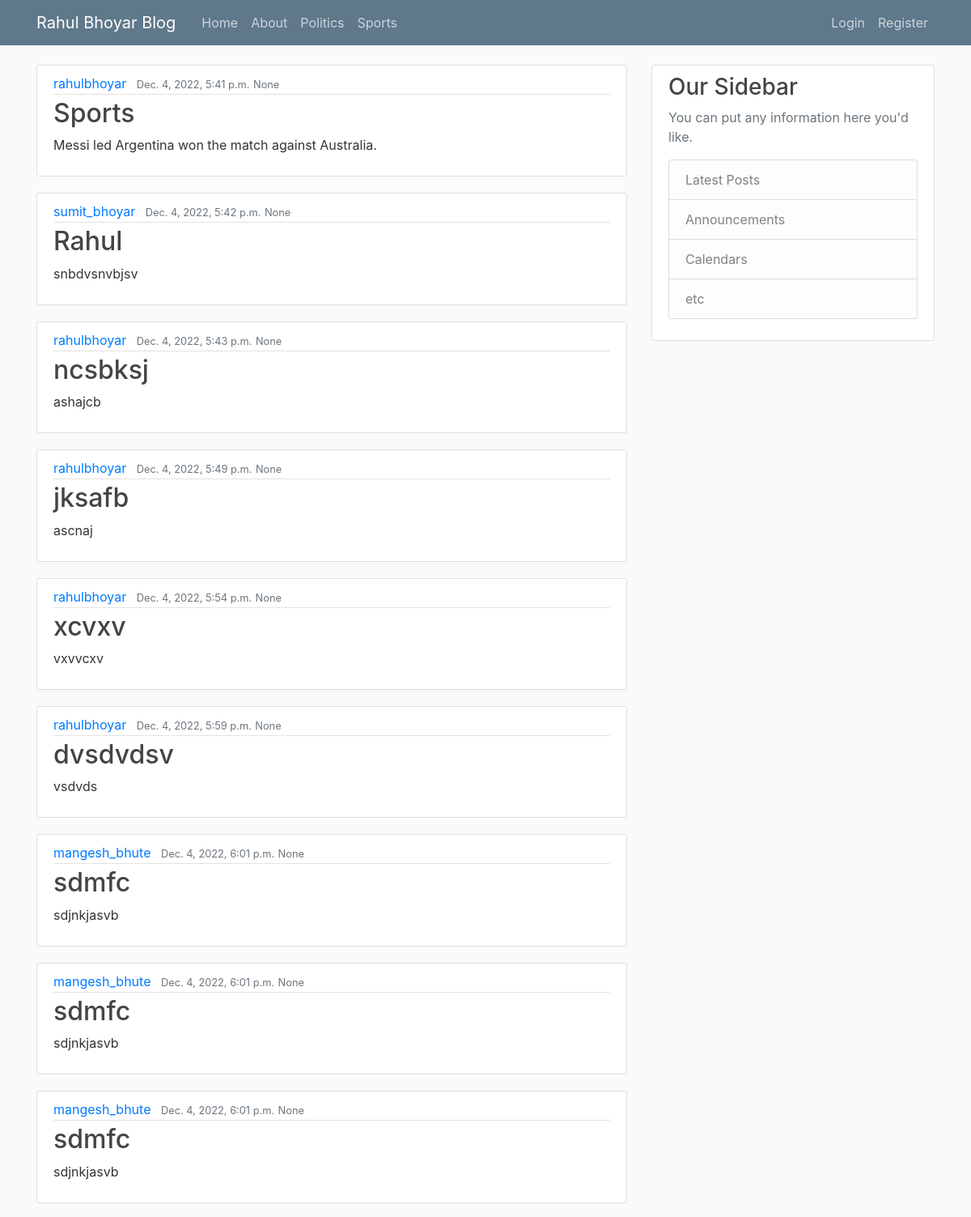
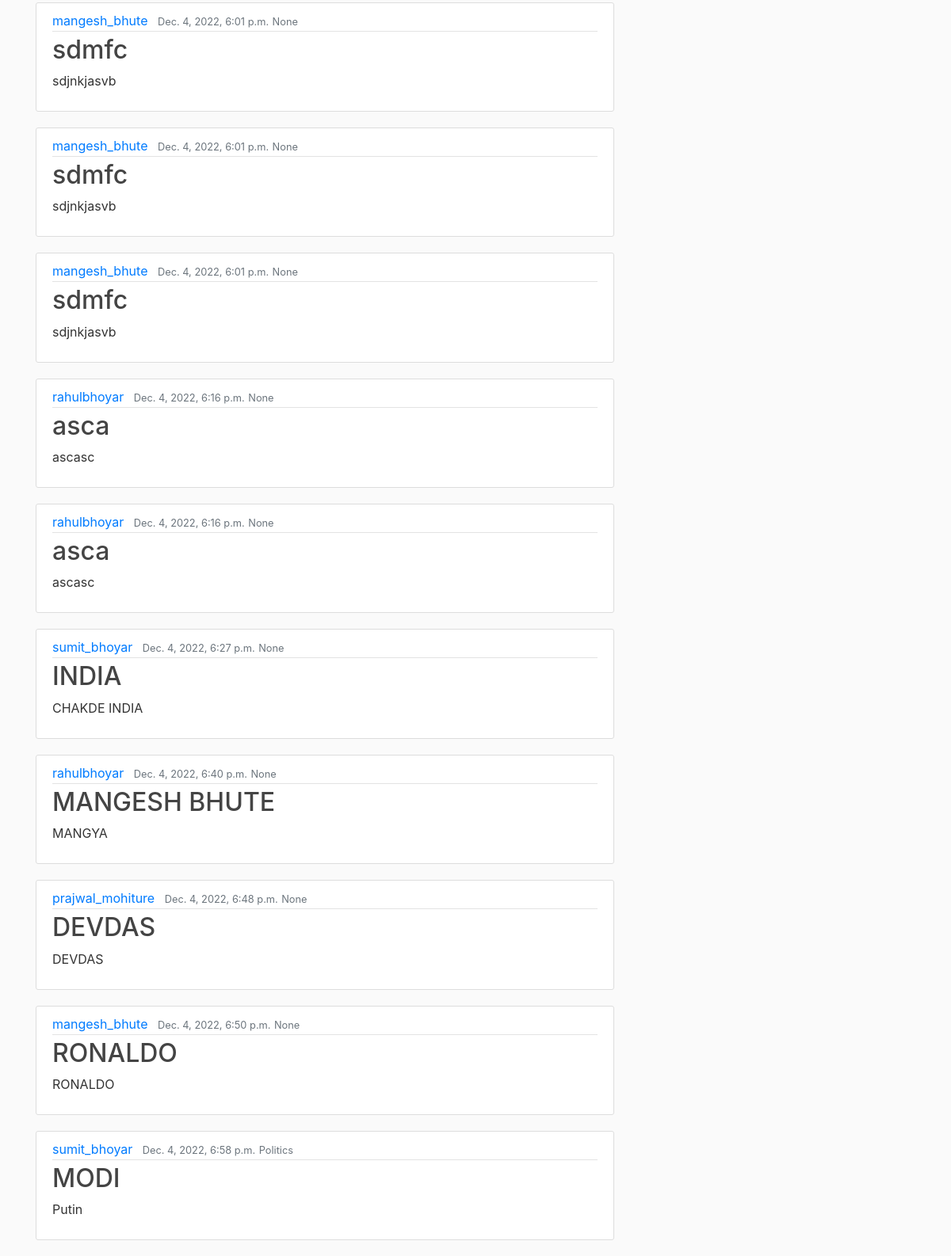
The page / on the database its author committed (2 pictures, top to bottom).
### blog_app/models.py (models this page shows, shortened)
class Content(models.Model):
    title = models.CharField(max_length=100)
    content = models.TextField()
    date_posted = models.DateTimeField(default=timezone.now)
    author = models.ForeignKey(User, on_delete=models.CASCADE)
    category = models.CharField(max_length=100,default='None')

### blog_app/views.py (the view)
# urls.py: path('', views.home, name='blog-home'),
def home(request):
    context = {
        'data' : Content.objects.all()
    }
    return render(request, 'blog_app/home.html',context)

### blog_app/templates/blog_app/home.html (shortened to what this page needs)
{% extends "blog_app/base.html" %}
{% block content %}
    {% for data_page in data %}
        <article class="media content-section">
          <div class="media-body">
            <div class="article-metadata">
              <a class="mr-2" href="#">{{ data_page.author }}</a>
              <small class="text-muted">{{ data_page.date_posted }}</small>
              <small class="text-muted">{{ data_page.category }}</small>
            </div>
            <h2><a class="article-title" href="#">{{ data_page.title }}</a></h2>
            <p class="article-content">{{ data_page.content }}</p>
          </div>
          </article>
    {% endfor %}
{% endblock content %}

### blog_app/templates/blog_app/base.html (shortened to what this page needs)
{% load static %}
<!DOCTYPE html>
<html>
<head>
    <link rel="stylesheet" href="https://maxcdn.bootstrapcdn.com/bootstrap/4.0.0/css/bootstrap.min.css">
    <link rel="stylesheet" type="text/css" href="{% static 'blog/main.css' %}">
</head>
<body>
    <header class="site-header">
      <nav class="navbar navbar-expand-md navbar-dark bg-steel fixed-top">
        <div class="container">
          <a class="navbar-brand mr-4" href="{% url 'blog-home' %}">Rahul Bhoyar Blog</a>
          <div class="collapse navbar-collapse" id="navbarToggle">
            <div class="navbar-nav mr-auto">
              <a class="nav-item nav-link" href="{% url 'blog-home' %}">Home</a>
              <a class="nav-item nav-link" href="{% url 'blog-about' %}">About</a>
              <a class="nav-item nav-link" href="{% url 'blog-politics' %}">Politics</a>
              <a class="nav-item nav-link" href="#">Sports</a>
            </div>
            <div class="navbar-nav">
              <a class="nav-item nav-link" href="{% url 'blog-login' %}">Login</a>
              <a class="nav-item nav-link" href="{% url 'blog-register' %}">Register</a>
            </div>
          </div>
        </div>
      </nav>
    </header>
    <main role="main" class="container">
      <div class="row">
        <div class="col-md-8">
          {% block content %}{% endblock %}
        </div>
        <div class="col-md-4">
          <div class="content-section">
            <h3>Our Sidebar</h3>
            <p class='text-muted'>You can put any information here you'd like.
              <ul class="list-group">
                <li class="list-group-item list-group-item-light">Latest Posts</li>
                <li class="list-group-item list-group-item-light">Announcements</li>
                <li class="list-group-item list-group-item-light">Calendars</li>
                <li class="list-group-item list-group-item-light">etc</li>
              </ul>
            </p>
          </div>
        </div>
      </div>
    </main>
</body>
</html>

### blog_app/static/blog/main.css (style rules this page uses)
body { background: #fafafa; color: #333333; margin-top: 5rem; }
h1, h2, h3, h4, h5, h6 { color: #444444; }
ul { margin: 0; }
.bg-steel { background-color: #5f788a; }
.site-header .navbar-nav .nav-link { color: #cbd5db; }
.content-section { background: #ffffff; padding: 10px 20px; border: 1px solid #dddddd; border-radius: 3px; margin-bottom: 20px; }
.article-title { color: #444444; }
.article-content { white-space: pre-line; }
.article-metadata { padding-bottom: 1px; margin-bottom: 4px; border-bottom: 1px solid #e3e3e3 }

### rows shown on the page
Content: author "rahulbhoyar", date_posted "Dec. 4, 2022, 5:41 p.m.", category "None", title "Sports", content "Messi led Argentina won the match against Australia."
Content: author "sumit_bhoyar", date_posted "Dec. 4, 2022, 5:42 p.m.", category "None", title "Rahul", content "snbdvsnvbjsv"
Content: author "rahulbhoyar", date_posted "Dec. 4, 2022, 5:43 p.m.", category "None", title "ncsbksj", content "ashajcb"
Content: author "rahulbhoyar", date_posted "Dec. 4, 2022, 5:49 p.m.", category "None", title "jksafb", content "ascnaj"
Content: author "rahulbhoyar", date_posted "Dec. 4, 2022, 5:54 p.m.", category "None", title "xcvxv", content "vxvvcxv"
Content: author "rahulbhoyar", date_posted "Dec. 4, 2022, 5:59 p.m.", category "None", title "dvsdvdsv", content "vsdvds"
Content: author "mangesh_bhute", date_posted "Dec. 4, 2022, 6:01 p.m.", category "None", title "sdmfc", content "sdjnkjasvb"
Content: author "mangesh_bhute", date_posted "Dec. 4, 2022, 6:01 p.m.", category "None", title "sdmfc", content "sdjnkjasvb"
Content: author "mangesh_bhute", date_posted "Dec. 4, 2022, 6:01 p.m.", category "None", title "sdmfc", content "sdjnkjasvb"
Content: author "mangesh_bhute", date_posted "Dec. 4, 2022, 6:01 p.m.", category "None", title "sdmfc", content "sdjnkjasvb"
Content: author "mangesh_bhute", date_posted "Dec. 4, 2022, 6:01 p.m.", category "None", title "sdmfc", content "sdjnkjasvb"
Content: author "mangesh_bhute", date_posted "Dec. 4, 2022, 6:01 p.m.", category "None", title "sdmfc", content "sdjnkjasvb"
Content: author "rahulbhoyar", date_posted "Dec. 4, 2022, 6:16 p.m.", category "None", title "asca", content "ascasc"
Content: author "rahulbhoyar", date_posted "Dec. 4, 2022, 6:16 p.m.", category "None", title "asca", content "ascasc"
Content: author "sumit_bhoyar", date_posted "Dec. 4, 2022, 6:27 p.m.", category "None", title "INDIA", content "CHAKDE INDIA"
Content: author "rahulbhoyar", date_posted "Dec. 4, 2022, 6:40 p.m.", category "None", title "MANGESH BHUTE", content "MANGYA"
Content: author "prajwal_mohiture", date_posted "Dec. 4, 2022, 6:48 p.m.", category "None", title "DEVDAS", content "DEVDAS"
Content: author "mangesh_bhute", date_posted "Dec. 4, 2022, 6:50 p.m.", category "None", title "RONALDO", content "RONALDO"
Content: author "sumit_bhoyar", date_posted "Dec. 4, 2022, 6:58 p.m.", category "Politics", title "MODI", content "Putin"
